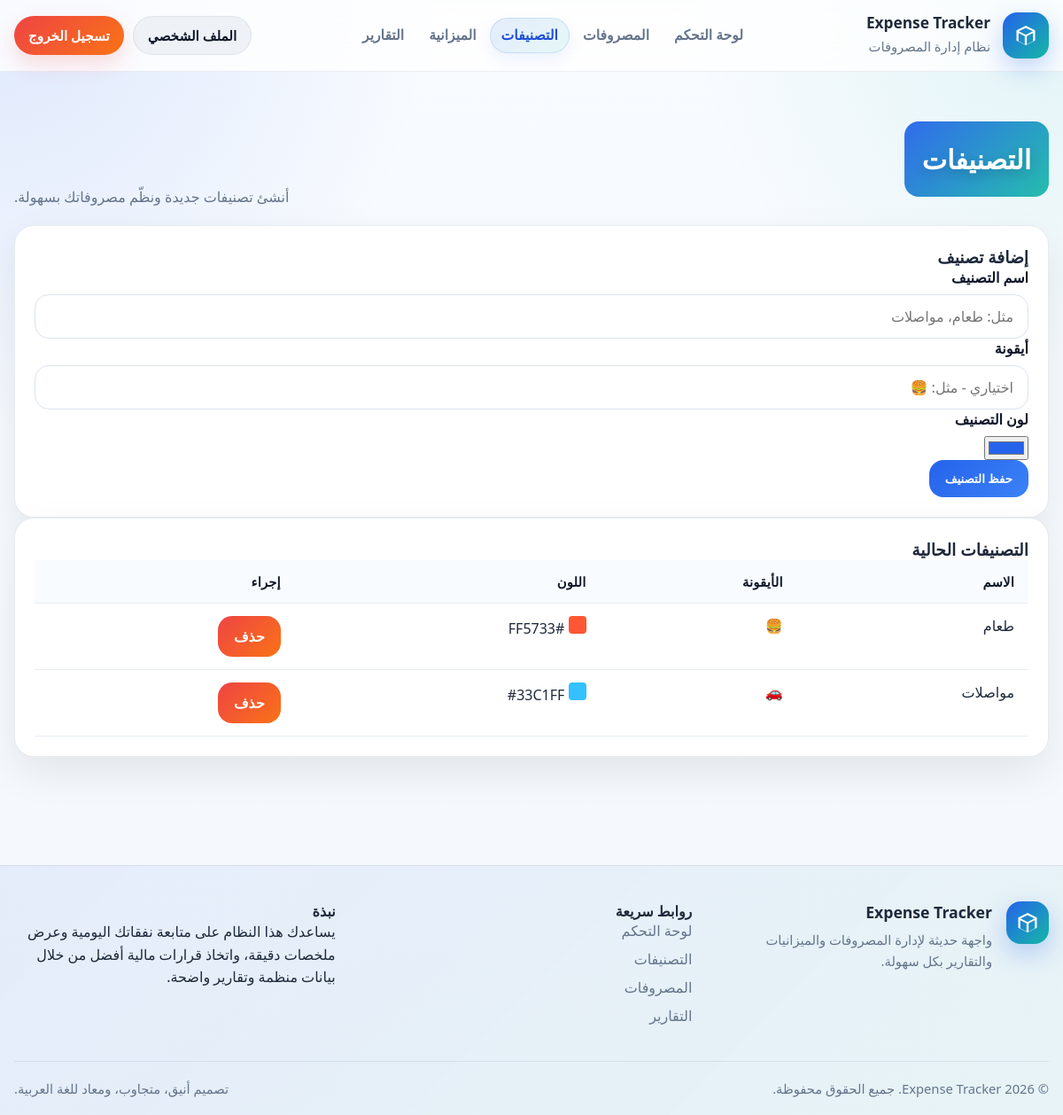
The app's page /categories.php (signed in) with its own data.
### tables this page shows
CREATE TABLE `categories` (
  `id` int(11) NOT NULL,
  `userId` int(11) NOT NULL COMMENT 'Reference to user who owns this category',
  `name` varchar(150) NOT NULL COMMENT 'Category name - supports Arabic',
  `icon` varchar(50) DEFAULT NULL COMMENT 'Category icon or emoji',
  `color` varchar(20) DEFAULT NULL COMMENT 'Hex color code for UI display',
  `description` text DEFAULT NULL COMMENT 'Category description - supports Arabic',
  `createdAt` timestamp NOT NULL DEFAULT current_timestamp() COMMENT 'Creation timestamp',
  `updatedAt` timestamp NOT NULL DEFAULT current_timestamp() ON UPDATE current_timestamp() COMMENT 'Last update timestamp'
);

### includes/auth.php (called while the page is built, shortened)
<?php
function getCurrentUserId() {
    return $_SESSION['user_id'] ?? null;
}
?>

### categories.php (the view, shortened to what this page needs)
<?php
require_once 'includes/auth.php';
$userId = getCurrentUserId();
$categories = [];
$stmt = $conn->prepare("SELECT id, name, icon, color FROM categories WHERE userId = ? ORDER BY name ASC");
$stmt->bind_param('i', $userId);
$stmt->execute();
$result = $stmt->get_result();
while ($row = $result->fetch_assoc()) {
    $categories[] = $row;
}
require_once 'includes/header.php';
?>
<div class="container">
    <section class="section">
        <div class="section-head">
            <h2>التصنيفات</h2>
            <p>أنشئ تصنيفات جديدة ونظّم مصروفاتك بسهولة.</p>
        </div>
        <div class="grid-2 gap-24" style="margin-bottom: 32px;">
            <div class="card">
                <h3>إضافة تصنيف</h3>
                <form method="POST">
                    <div class="form-group">
                        <label for="name">اسم التصنيف</label>
                        <input type="text" id="name" name="name" required placeholder="مثل: طعام، مواصلات">
                    </div>
                    <div class="form-group">
                        <label for="icon">أيقونة</label>
                        <input type="text" id="icon" name="icon" placeholder="اختياري - مثل: 🍔">
                    </div>
                    <div class="form-group">
                        <label for="color">لون التصنيف</label>
                        <input type="color" id="color" name="color" value="#2563eb">
                    </div>
                    <button type="submit" class="btn btn-primary">حفظ التصنيف</button>
                </form>
            </div>
            <div class="card">
                <h3>التصنيفات الحالية</h3>
                <?php if (!empty($categories)): ?>
                    <table>
                        <thead>
                            <tr>
                                <th>الاسم</th>
                                <th>الأيقونة</th>
                                <th>اللون</th>
                                <th>إجراء</th>
                            </tr>
                        </thead>
                        <tbody>
                            <?php foreach ($categories as $category): ?>
                                <tr>
                                    <td><?php echo htmlspecialchars($category['name']); ?></td>
                                    <td><?php echo htmlspecialchars($category['icon']); ?></td>
                                    <td><span style="display:inline-block;width:20px;height:20px;border-radius:4px;background:<?php echo htmlspecialchars($category['color']); ?>;"></span> <?php echo htmlspecialchars($category['color']); ?></td>
                                    <td>
                                        <a href="?delete=<?php echo $category['id']; ?>" data-confirm="هل تريد حذف هذا التصنيف؟" class="btn btn-danger btn-sm">حذف</a>
                                    </td>
                                </tr>
                            <?php endforeach; ?>
                        </tbody>
                    </table>
                <?php else: ?>
                    <p>لا توجد تصنيفات حتى الآن.</p>
                <?php endif; ?>
            </div>
        </div>
    </section>
</div>
<?php require_once 'includes/footer.php';

### assets/css/style.css (style rules this page uses)
:root { --bg: #f4f7fb; --surface: #ffffff; --surface-2: #f8fbff; --text: #1e293b; --muted: #64748b; --primary: #2563eb; --primary-dark: #1d4ed8; --accent: #14b8a6; --danger: #ef4444; --warning: #f59e0b; --success: #10b981; --border: rgba(148, 163, 184, 0.22); --shadow: 0 18px 45px rgba(15, 23, 42, 0.08); --radius: 22px; }
* { box-sizing: border-box; }
html { scroll-behavior: smooth; }
body { margin: 0; font-family: 'Cairo', 'Tajawal', 'Segoe UI', Tahoma, sans-serif; background: radial-gradient(circle at top left, rgba(37, 99, 235, 0.12), transparent 28%), radial-gradient(circle at top right, rgba(20, 184, 166, 0.10), transparent 24%), linear-gradient(180deg, #f8fbff 0%, #f4f7fb 100%); color: var(--text); direction: rtl; text-align: right; min-height: 100vh; }
a { color: inherit; text-decoration: none; }
.container { width: min(1180px, calc(100% - 32px)); margin-inline: auto; }
h1, h2, h3, h4, h5, h6 { margin: 0; font-weight: 800; }
h2 { margin: 0 0 14px; font-size: clamp(1.5rem, 2.5vw, 3rem); line-height: 1.5; color: #fff; text-align: center; background: linear-gradient(135deg, rgba(37, 99, 235, 0.94), rgba(20, 184, 166, 0.92)); text-shadow: 0 4px 14px rgba(0, 0, 0, 0.18); padding: 20px; border-radius: 16px; }
p { margin: 0; line-height: 1.6; }
.btn, button.btn, a.btn, input[type='submit'], input[type='button'] { display: inline-flex; align-items: center; justify-content: center; gap: 8px; border: none; border-radius: 16px; padding: 12px 18px; font-weight: 800; cursor: pointer; transition: all 0.25s ease; box-shadow: none; font-family: inherit; }
.btn-primary { background: linear-gradient(135deg, var(--primary), #3b82f6); color: #fff; }
.btn-danger { background: linear-gradient(135deg, var(--danger), #f97316); color: #fff; }
.section { margin: 28px 0 34px; }
.section-head { display: flex; align-items: end; justify-content: space-between; gap: 18px; margin-bottom: 18px; }
.section-head p { margin: 0; color: var(--muted); }
.card, .panel, .content-box, .table-wrap { background: var(--surface); border: 1px solid var(--border); border-radius: var(--radius); box-shadow: var(--shadow); }
.card { padding: 22px; }
label { display: block; margin-bottom: 8px; font-weight: 800; color: #0f172a; }
input[type='text'], input[type='email'], input[type='password'], input[type='date'], input[type='number'], select, textarea { width: 100%; padding: 13px 16px; border-radius: 16px; border: 1px solid #dbe3ee; background: #fff; color: var(--text); font-family: inherit; font-size: 1rem; outline: none; transition: 0.2s ease; }
table { width: 100%; border-collapse: collapse; }
th, td { padding: 14px 16px; border-bottom: 1px solid #e8eef5; text-align: right; vertical-align: top; }
th { background: #f8fbff; color: #0f172a; font-size: 0.92rem; letter-spacing: 0.2px; }

### records on screen
categories: name "طعام", icon "🍔", color "#FF5733"
categories: name "مواصلات", icon "🚗", color "#33C1FF"
